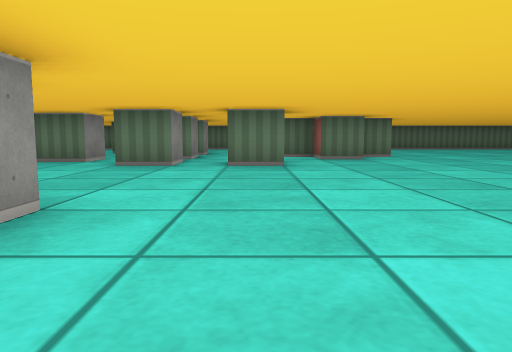
view 1 (above)

24 first-person views from a walk through a cub3D level. The camera is about half as high as the walls, tilts 6° down and sees 70° across. The floor is counted in squares. Each view is taken from the middle of a square. On the plan, view 1 faces up. The plan holds only what a view shows up to about 9 squares ahead; the rest is blank.

view 2
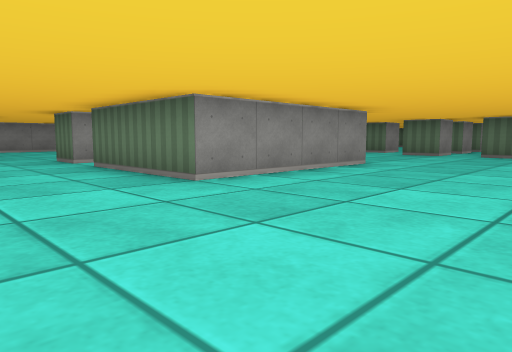

view 3
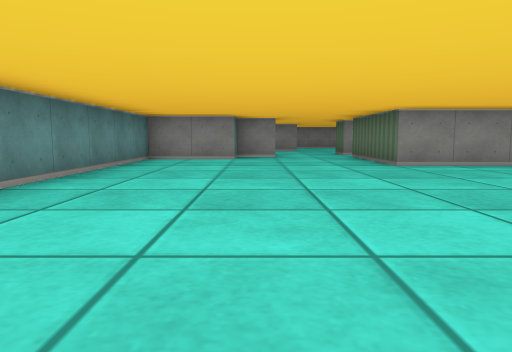

view 4
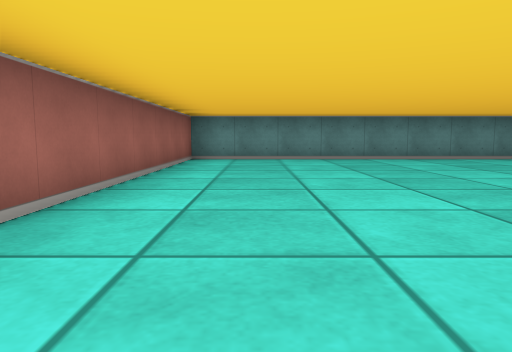

view 5
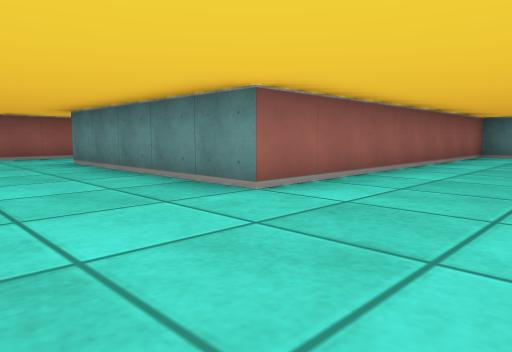

view 6
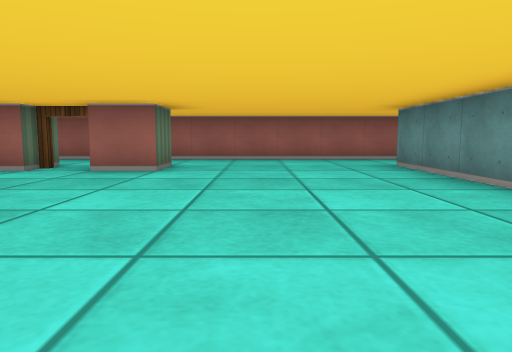

view 7
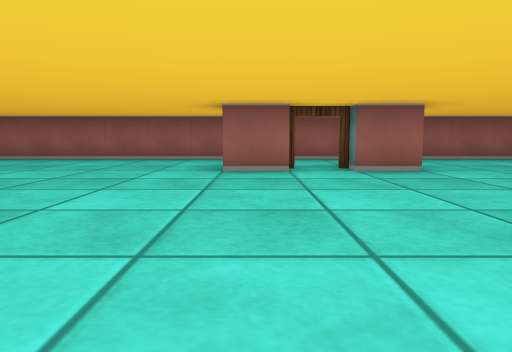

view 8
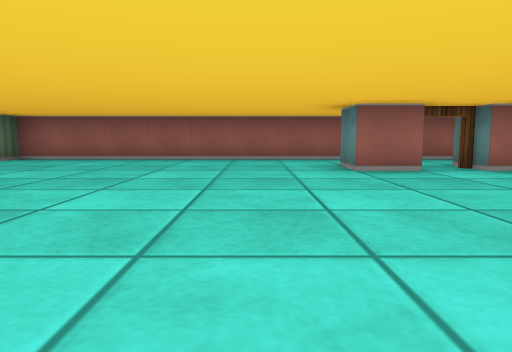

view 9
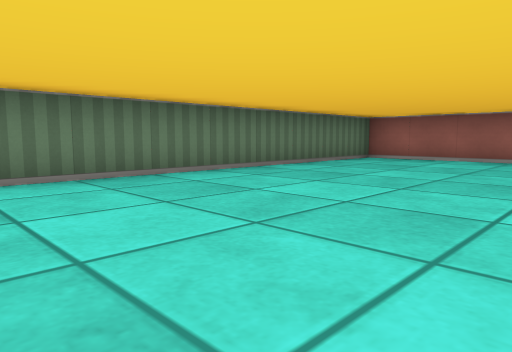

view 10
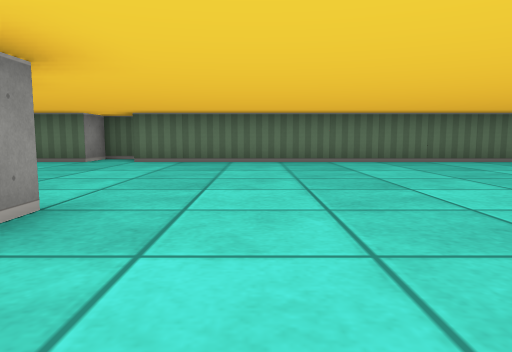

view 11
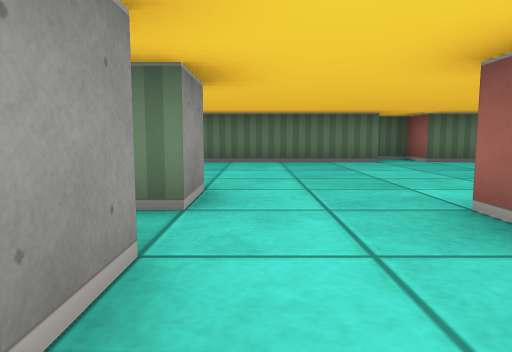

view 12
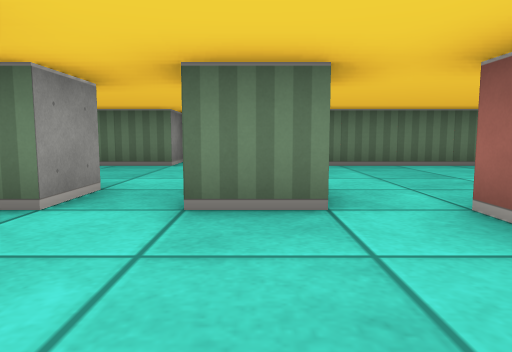

view 13
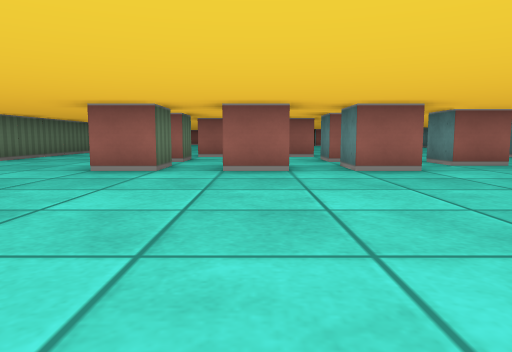

view 14
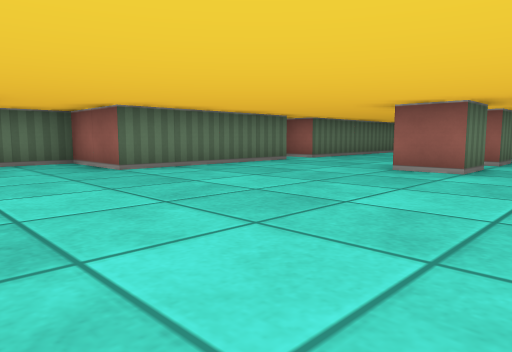

view 15
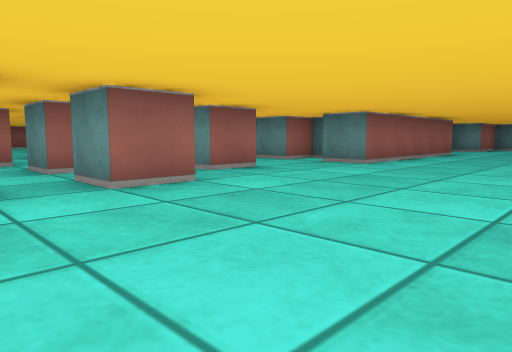

view 16
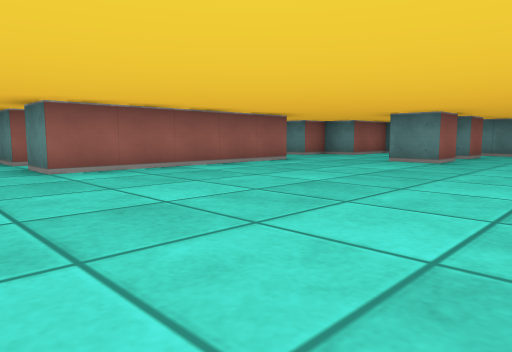

view 17
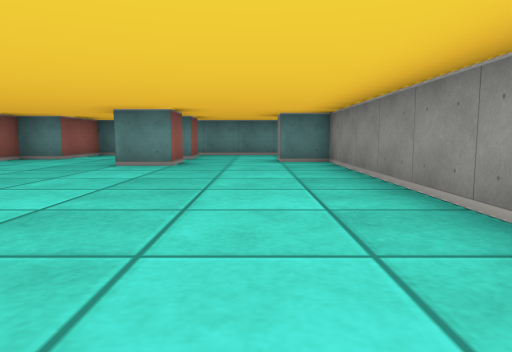

view 18
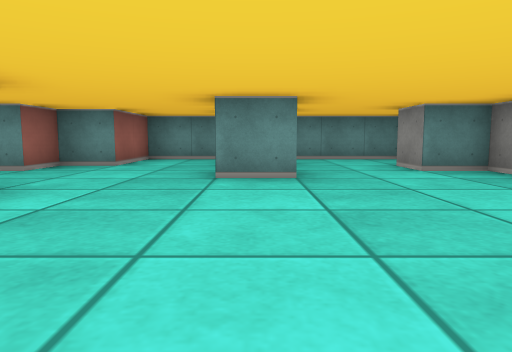

view 19
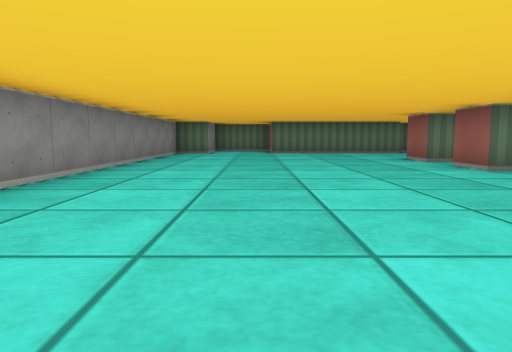

view 20
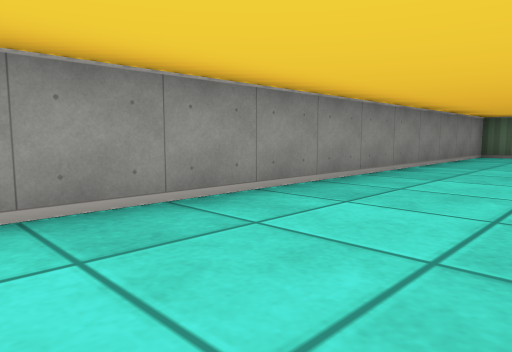

view 21
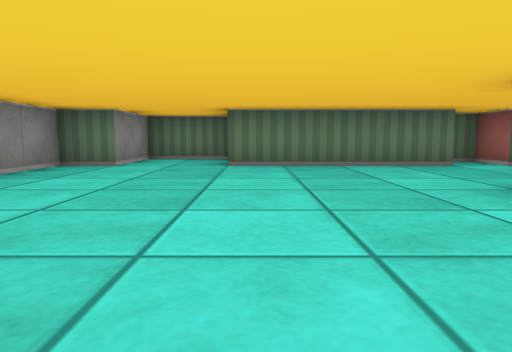

view 22
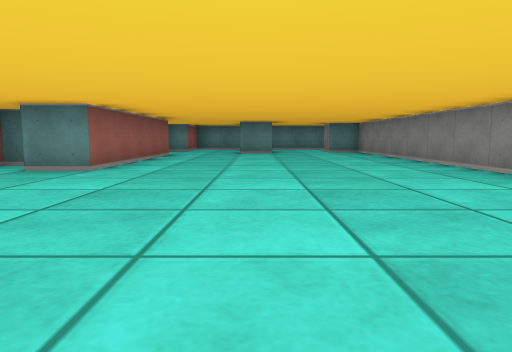

view 23
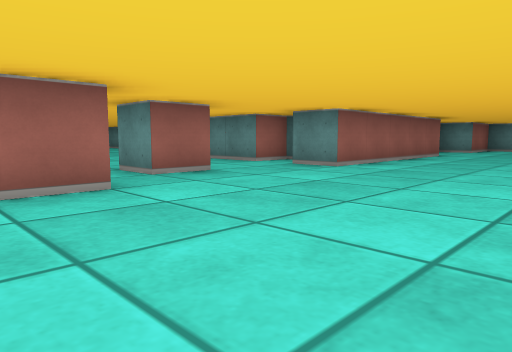

view 24
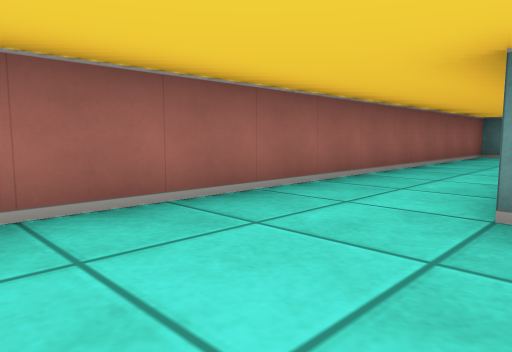

### Floor plan
Points are (right, up) in squares from view 1. A wall is a line through its corners. A room is listed if a view was taken in it or the views show most of it. See-through windows are left out.
Room 1 (views 1, 2, 3, 4, 5, 6, 7, 8, 9, 10, 11, 12, 13, 14, 15, 16, 17, 18, 19, 20, 21, 22, 23, 24)
walls: (0.6, 6.5) (-0.5, 6.5); (-1.5, 2.6) (-1.5, -1.5) (-4.5, -1.5); (-1.5, 7.5) (-1.5, 6.5) (-2.5, 6.5); (2.6, 8.5) (1.5, 8.5) (1.5, 9.1); (-1.5, 9.5) (-1.5, 8.5); (0.5, 10) (0.5, 10.5); (-4.5, 2.5) (-4.5, 3.5) (-2.9, 3.5); (-5.5, 5.4) (-5.5, 6.5) (-4.5, 6.5); (-4.6, 8.5) (-3.5, 8.5) (-3.5, 7.5) (-4.5, 7.5); (-2.5, 11) (-2.5, 11.5); (3.5, 10.5) (3.5, 10); (-1.5, 11.5) (-1.5, 10.5) (-1.9, 10.5); (-6.5, 7.4) (-6.5, 8.5) (-5.5, 8.5); (-3.4, 11.5) (-4.5, 11.5); (-6.5, 9.4) (-6.5, 10.5); (-5.5, -1) (-5.5, -1.5) (-6.5, -1.5) (-6.5, 3.5) (-5.5, 3.5); (-5.5, 12.5) (-5.5, 11.5) (-6.5, 11.5) (-6.5, 12.5); (9.5, 7.5) (9.5, 8.5) (10.5, 8.5); (-3.5, -4.4) (-3.5, -6.5) (5.5, -6.5) (5.5, 1.5) (10.5, 1.5); (10.5, 5.5) (9.5, 5.5) (9.5, 6.5); (-9.5, -3.5) (-9.5, -2.5) (-8.5, -2.5); (-5.5, 16.5) (-5.5, 15.5) (-9.5, 15.5) (-9.5, 17.5) (-11.5, 17.5) (-11.5, 15.5) (-12.5, 15.5) (-12.5, -3.5) (-11.5, -3.5) (-11.5, -4.5); (-8.1, -6.5) (-6.5, -6.5) (-6.5, -4.5) (-5.5, -4.5) (-5.5, -3.5) (-5.1, -3.5); (-9.5, -5.4) (-9.5, -4.5); (-12.4, -6.5) (-9.9, -6.5); (12.5, -6.4) (12.5, 15.5) (2.5, 15.5) (2.5, 16.5) (1.5, 16.5) (1.5, 15.5) (-4.5, 15.5) (-4.5, 16.5) (-5, 16.5)
ways out: opening at (-5, -1); open door at (-9, -4); open door at (10, 7)

Where each view was taken, in squares from view 1:
view 1: 0 up, 0 right, facing up
view 2: 4 down, 2 right, facing up-left
view 3: 4 down, 5 right, facing left
view 4: 2 up, 4 right, facing down
view 5: 4 up, 3 right, facing down-right
view 6: 4 up, 4 right, facing right
view 7: 8 up, 4 right, facing right
view 8: 10 up, 4 right, facing right
view 9: 11 up, 4 right, facing up-right
view 10: 8 up, 5 right, facing up
view 11: 8 up, 1 left, facing up
view 12: 9 up, 4 left, facing up
view 13: 10 up, 12 left, facing right
view 14: 10 up, 12 left, facing up-right
view 15: 10 up, 10 left, facing down-right
view 16: 5 up, 12 left, facing down-right
view 17: 4 up, 11 left, facing down
view 18: 2 up, 9 left, facing down
view 19: 4 up, 10 left, facing up
view 20: 5 up, 10 left, facing up-left
view 21: 9 up, 9 left, facing up
view 22: 9 up, 9 left, facing down
view 23: 9 up, 10 left, facing down-right
view 24: 4 up, 10 right, facing down-right
